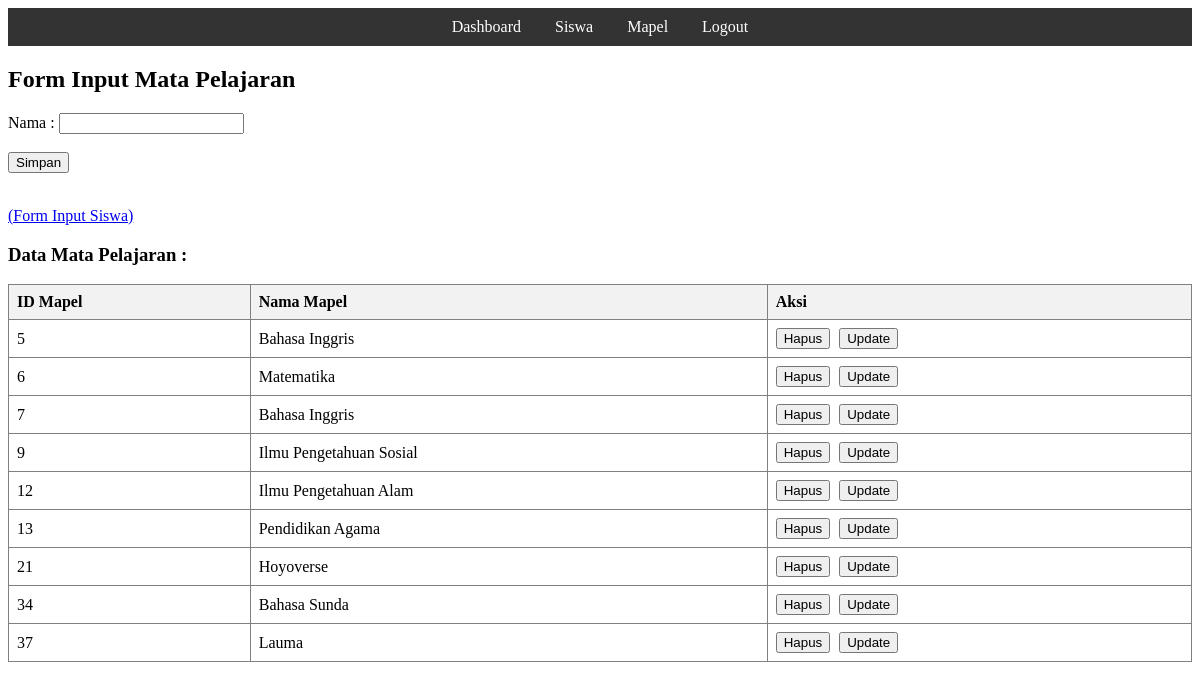
The page /procedural/mapel/index_mapel.php (signed in) on the database its author committed.
### tables this page shows
CREATE TABLE `mapel` (
  `id_mapel` int(11) NOT NULL,
  `nama` varchar(50) DEFAULT NULL
);

### procedural/mapel/tampil_mapel.php (the view, shortened to what this page needs)
<?php
include '../koneksi.php';
$result = $koneksi->query("SELECT * FROM mapel");
echo "<table border='1' cellpadding='10' cellspacing='0'>";
echo "<tr>
        <th>ID Mapel</th>
        <th>Nama Mapel</th>
        <th>Aksi</th>
    </tr>";
while ($row = $result->fetch_assoc()) {
    echo "<tr>
            <td>{$row['id_mapel']}</td>
            <td>{$row['nama']}</td>
            <td>
                <form action='hapus_mapel.php' method='post' style='display:inline' onsubmit='return confirm(\"Yakin Ingin Hapus Data ?\")'>
                <input type='hidden' name='id_mapel' value='{$row['id_mapel']}'>
                <input type='submit' value='Hapus'>
                </form>
                <form action='update_mapel.php' method='post' style='display:inline'>
                <input type='hidden' name='id_mapel' value='{$row['id_mapel']}'>
                <input type='submit' value='Update'>
                </form>
                </td>
        </tr>";
}
echo "</table>";
?>

### procedural/nav.php
<nav style="background-color: #333; text-align: center; padding: 10px;">
    <a href="/latihan-php/procedural/dashboard.php" style="color: white; margin: 0 15px; text-decoration: none;">Dashboard</a>
    <a href="/latihan-php/procedural/siswa/index.php" style="color: white; margin: 0 15px; text-decoration: none;">Siswa</a>
    <a href="/latihan-php/procedural/mapel/index_mapel.php" style="color: white; margin: 0 15px; text-decoration: none;">Mapel</a>
    <a href="/latihan-php/procedural/logout.php" style="color: white; margin: 0 15px; text-decoration: none;">Logout</a>
</nav>

### procedural/mapel/index_mapel.php (shortened to what this page needs)
<?php
include '../koneksi.php';
include $_SERVER['DOCUMENT_ROOT'] . '/latihan-php/procedural/nav.php';
?>
<!DOCTYPE html>
<html lang="en">
<head>
</head>
<body>
    <h2>Form Input Mata Pelajaran</h2>
    <form action="simpan_mapel.php" method="post">
        Nama : <input type="text" name="nama_mapel" required/><br/><br/>
        <input type="submit" value="Simpan"></input>
    </form>
    <br>
    <a href="../siswa/index.php">(Form Input Siswa)</a>
    <br>
    <h3>Data Mata Pelajaran :</h3>
    <?php
    include "tampil_mapel.php"
    ?>
</body>
</html>

### procedural/mapel/index_mapel.php (style rules this page uses)
table { border-collapse: collapse; width: 100%; }
th, td { text-align: left; padding: 8px; }
th { background-color: #f2f2f2; }
input[type="submit"] { margin-right: 5px }

### rows shown on the page
mapel: id_mapel "5", nama "Bahasa Inggris"
mapel: id_mapel "6", nama "Matematika"
mapel: id_mapel "7", nama "Bahasa Inggris"
mapel: id_mapel "9", nama "Ilmu Pengetahuan Sosial"
mapel: id_mapel "12", nama "Ilmu Pengetahuan Alam"
mapel: id_mapel "13", nama "Pendidikan Agama"
mapel: id_mapel "21", nama "Hoyoverse"
mapel: id_mapel "34", nama "Bahasa Sunda"
mapel: id_mapel "37", nama "Lauma"
